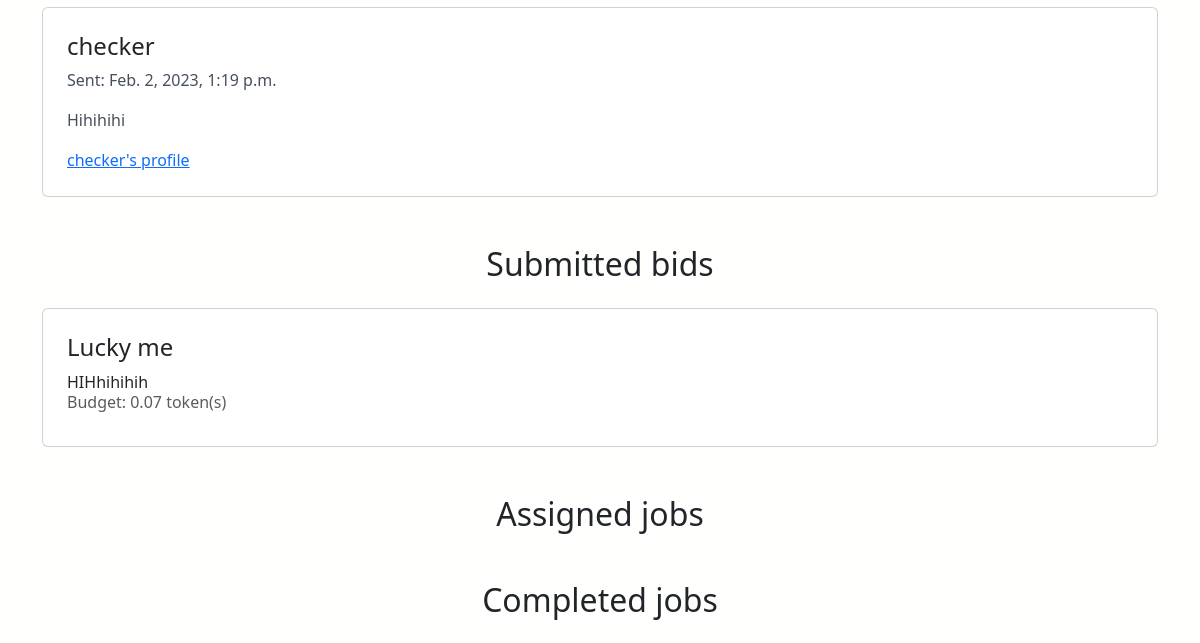
The page /dashboard (signed in, lower part) on the database as committed earlier.
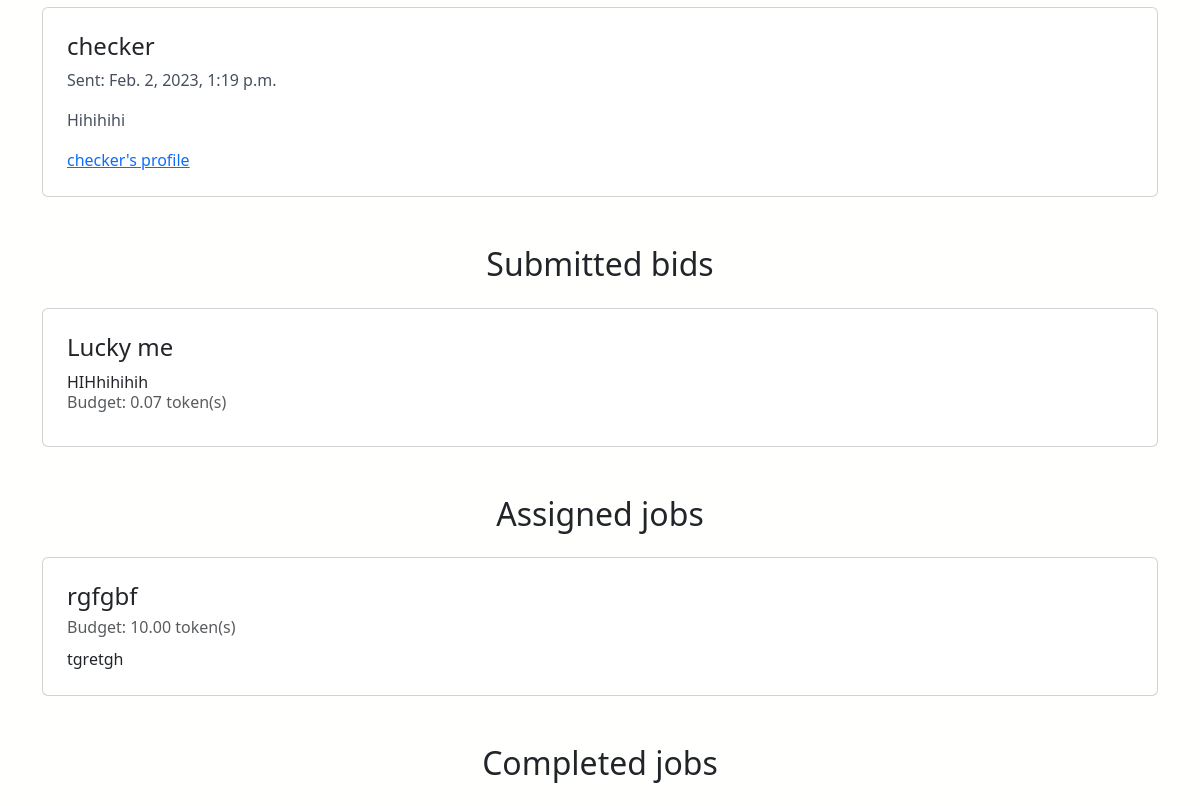
The same page on the database as committed later.
### app/models.py (models this page shows, shortened)
class Message(models.Model):
    from_user = models.ForeignKey(
        User, on_delete=models.CASCADE, related_name="from_user_message_set"
    )
    to_user = models.ForeignKey(
        User, on_delete=models.CASCADE, related_name="to_user_message_set"
    )
    job = models.ForeignKey(Job, on_delete=models.CASCADE)
    text = models.TextField()
    send_date = models.DateTimeField(default=datetime.datetime.now)

class JobBid(models.Model):
    bid_user = models.ForeignKey(User, on_delete=models.CASCADE, related_name="bider")
    job = models.ForeignKey(Job, on_delete=models.CASCADE)
    bid = models.DecimalField(max_digits=10, decimal_places=2, default=0.0)

class Job(models.Model):
    user = models.ForeignKey(User, on_delete=models.CASCADE, related_name="user")
    title = models.TextField(blank=False, unique=True)
    description = models.TextField(blank=False)
    source_language = models.TextField(blank=False)
    target_language = models.TextField(blank=False)
    job_field = models.CharField(
        max_length=4,
        choices=JobField.JOB_CHOICES,
        default=JobField.LITERATURE,
    )
    budget = models.DecimalField(max_digits=10, decimal_places=2, default=0.0)
    text = models.TextField(blank=False)
    is_assigned = models.BooleanField(default=False)
    is_completed = models.BooleanField(default=False)
    translator = models.ForeignKey(
        User,
        on_delete=models.SET_NULL,
        blank=True,
        null=True,
        related_name="set_as_translator_of_job",
    )
    translation = models.TextField(blank=True)

### app/views.py (the view)
# urls.py: path("dashboard", views.dashboard, name="dashboard"),
def dashboard(request):
    user = request.user
    jobs = Job.objects.filter(user=user)
    messages = Message.objects.filter(to_user=user).order_by("send_date").reverse()
    bids = []
    temp = JobBid.objects.all()
    for job in jobs:
        for bid in temp:
            if bid.job == job:
                bids.append(bid)
    translators_bid = JobBid.objects.filter(Q(bid_user=user))
    assigned_jobs = Job.objects.filter(
        Q(translator=user), Q(is_assigned=True)
    )  # jobs that are not from user
    completed_jobs = Job.objects.filter(Q(translator=user), Q(is_completed=True))
    context = {
        "user": user,
        "jobs": jobs,
        "messages": messages,
        "bids": bids,
        "translator_bids": translators_bid,
        "assigned_jobs": assigned_jobs,
        "completed_jobs": completed_jobs,
    }
    return render(request, "app/dashboard.html", context)

### app/templates/app/dashboard.html (shortened to what this page needs)
{% extends 'app/base.html' %}
{% block content %}
  <div class="mb-4">
    {% for message in messages %}
      <div class="card my-2">
        <div class="card-body m-2">
          <h4>{{ message.from_user.username }}</h4>
          <p>Sent: {{ message.send_date }}</p>
          <p>{{ message.text }}</p>
          <a href="#" class="card-link">{{ message.from_user }}'s profile</a>
        </div>
      </div>
    {% empty %}
      <div class="row">
        No messages.
      </div>
    {% endfor %}
  </div>
  {% if user.userprofile.is_translator %}
    <h2 class="text-center mt-5 mb-4">Submitted bids</h2>
    {% for bid in translator_bids %}
      {% include 'includes/bid_form.html' with job_bid=bid %}
    {% endfor %}
    <h2 class="text-center mt-5 mb-4">Assigned jobs</h2>
    {% for a_job in assigned_jobs %}
      {% include 'includes/job_card.html' with job=a_job %}
    {% endfor %}
    <h2 class="text-center mt-5 mb-4">Completed jobs</h2>
  {% endif %}
{% endblock content %}

### app/templates/includes/job_card.html
<div class="card my-4">
  <div class="card-body m-2">
    <h4 class="card-title">{{ job.title }}</h4>
    <div class="card-subtitle mb-2 text-muted">Budget: {{ job.budget }} token(s)</div>
    <div class="card-text">{{ job.description }}</div>
  </div>
</div>

### app/templates/includes/bid_form.html
<div class="card my-4">
    <div class="card-body m-2">
      <h4 class="card-title">{{ job_bid.job.title }}</h4>
      <div class="card-text">{{ job_bid.job.description }}</div>
      <div class="card-subtitle mb-2 text-muted">Budget: {{ job_bid.bid }} token(s)</div>
    </div>
  </div>

Rows that differ between the two databases and show on the page:
now on this page (row edited): Job: title "rgfgbf", budget "10.00", description "tgretgh"
